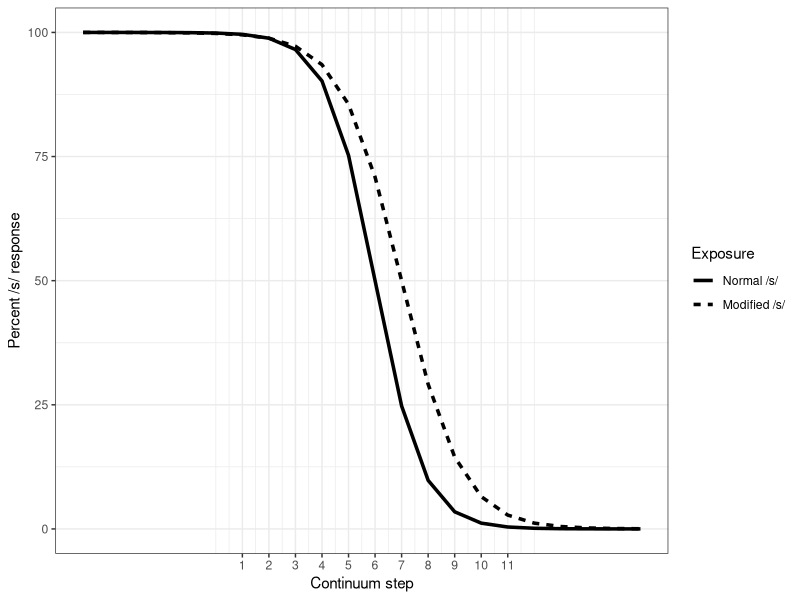
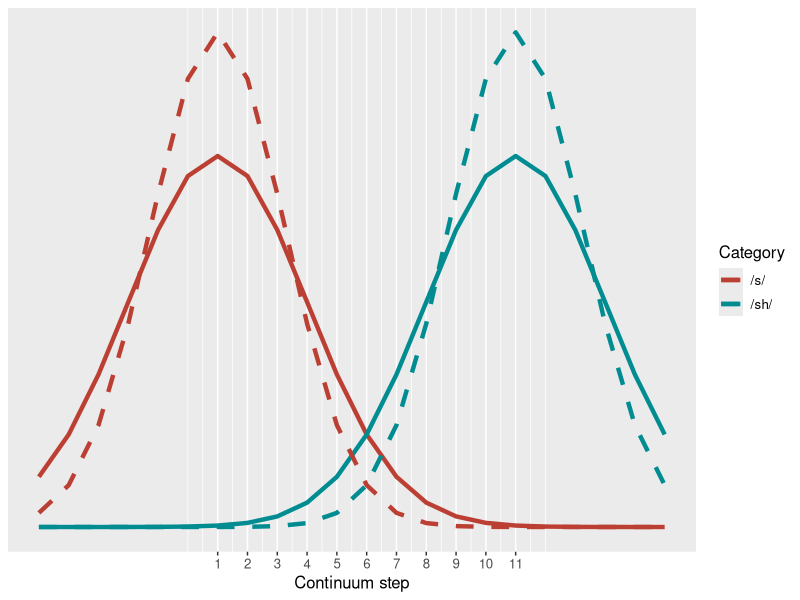
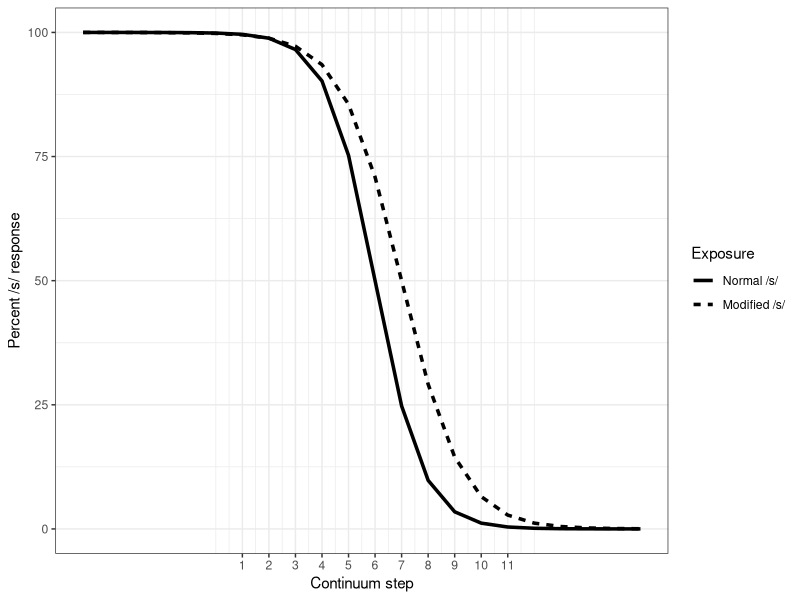
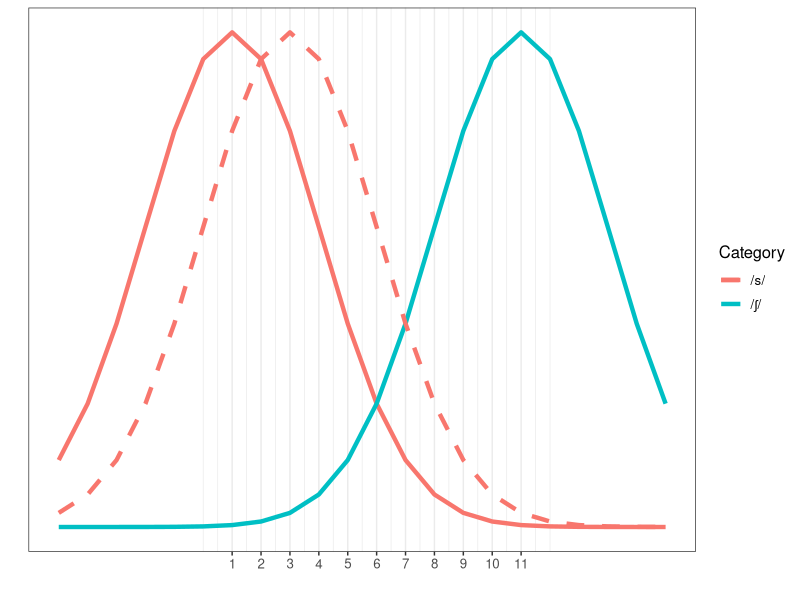
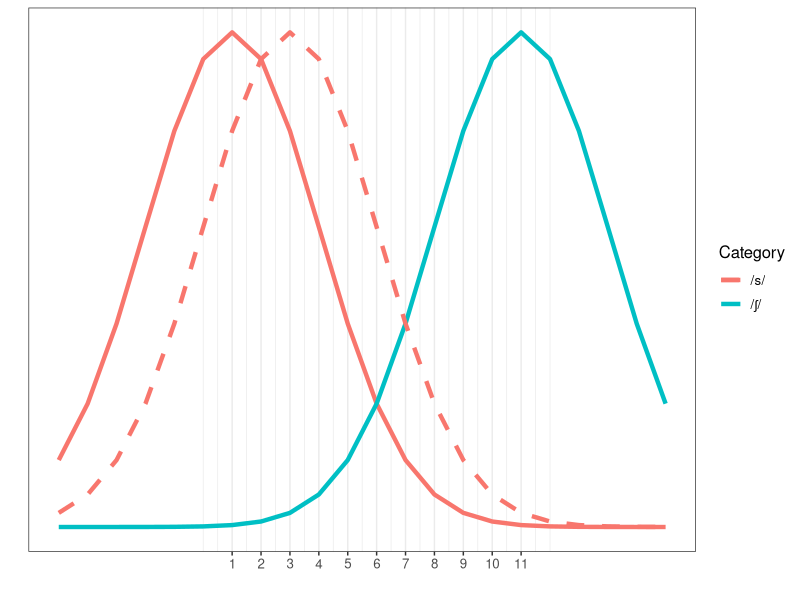
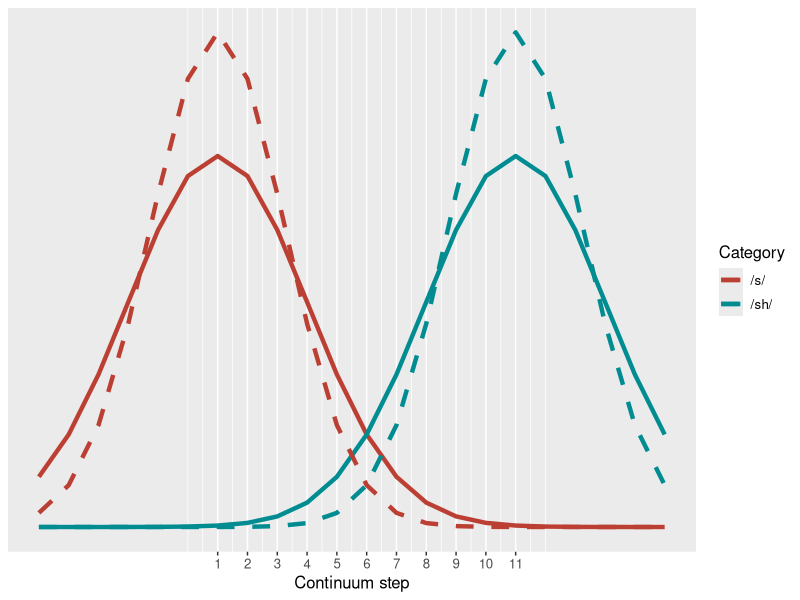

Write R code to recreate these figures, in order. (Note: this script raises an error after producing the figures.)
library(ggplot2)
library(grid)
library(Cairo)
setwd("~/GitHub/mcauliffe-phd/schemas")
votSeq <- seq(-10,21,by=1)
pmean <- 11
bmean <- 1
SD <- 3
classify <- expand.grid(VOT=votSeq,Exposure=c("Norm","Mod"))
classify$Resp <- 0
classify$Resp[classify$Exposure=="Norm"] <- 100/ (1+exp(((classify$VOT[classify$Exposure=="Norm"]-bmean)^2-(classify$VOT[classify$Exposure=="Norm"]-pmean)^2)/(2*SD^2)))
classify$Resp[classify$Exposure=="Mod"] <- 100/ (1+exp(((classify$VOT[classify$Exposure=="Mod"]-(bmean+2))^2-(classify$VOT[classify$Exposure=="Mod"]-pmean)^2)/(2*(SD)^2)))

ggplot(classify,aes(x=VOT,y=Resp,linetype=Exposure))+geom_line(lwd=1.2) + ylab("Percent /s/ response") + xlab("Continuum step")+ scale_y_continuous(limits=c(0,100)) + scale_x_continuous(limits =c(-5,16),breaks=1:11) + scale_linetype_discrete(labels=c("Normal /s/","Modified /s/")) + theme(text=element_text(size=12)) + theme_bw()
ggsave('../thesis/graphs/class.pdf',width = 6.49, height = 2.05,units='in',dpi=600)

dists <- expand.grid(VOT=votSeq,Category=c("/s/","/ʃ/"))
distMod <- expand.grid(VOT=votSeq,Category=c("/s/"))
distMod$Dens <-dnorm(distMod$VOT,mean=bmean+2,sd=SD)

dists$Dens <- 0
dists$Dens[dists$Category=="/s/"] <-dnorm(dists$VOT[dists$Category=="/s/"],mean=bmean,sd=SD)
dists$Dens[dists$Category=="/ʃ/"] <-dnorm(dists$VOT[dists$Category=="/ʃ/"],mean=pmean,sd=SD)

plot <- ggplot(dists,aes(x=VOT,y=Dens,colour=Category)) + geom_line(lwd=1.5)+geom_line(data=distMod,linetype=2,lwd=1.5) + xlab("Continuum step") + ylab("") + xlab("") + theme_bw() + theme(text=element_text(size=12))+ scale_colour_hue(labels = c('/s/','/ʃ/'))+ scale_x_continuous(limits =c(-5,16),breaks=1:11) + scale_y_continuous(breaks=c())
cairo_pdf('../thesis/graphs/dist.pdf', width = 6.49, height = 2.05)
plot
dev.off()
ggsave('../thesis/graphs/dist.pdf',width=160,height=50,units='mm',dpi=600)

dists <- expand.grid(VOT=votSeq,Category=c("/s/","/sh/"))
distMod <- expand.grid(VOT=votSeq,Category=c("/s/","/sh/"))
distMod$Dens <- 0
distMod$Dens[distMod$Category=="/s/"] <-dnorm(distMod$VOT[distMod$Category=="/s/"],mean=bmean,sd=SD-0.75)
distMod$Dens[distMod$Category=="/sh/"] <-dnorm(distMod$VOT[distMod$Category=="/sh/"],mean=pmean,sd=SD-0.75)

dists$Dens <- 0
dists$Dens[dists$Category=="/s/"] <-dnorm(dists$VOT[dists$Category=="/s/"],mean=bmean,sd=SD)
dists$Dens[dists$Category=="/sh/"] <-dnorm(dists$VOT[dists$Category=="/sh/"],mean=pmean,sd=SD)

ggplot(dists,aes(x=VOT,y=Dens,colour=Category)) + geom_line(lwd=1.5)+geom_line(data=distMod,linetype=2,lwd=1.5) + xlab("Continuum step") + ylab("Density") + theme(text=element_text(size=12),axis.title.y = element_blank(),axis.text.y = element_blank())+ scale_colour_hue(l=45)+ scale_x_continuous(limits =c(-5,16),breaks=1:11) + scale_y_continuous(breaks=c())
ggsave('../thesis/graphs/distAttention.pdf',width=160,height=50,units='mm',dpi=600)

classify <- expand.grid(VOT=votSeq)
classify$Resp <- 0
classify$Resp <- 100/ (1+exp(((classify$VOT-bmean)^2-(classify$VOT-pmean)^2)/(2*SD^2)))
theme_set(theme_bw())
classplot <- ggplot(classify,aes(x=VOT,y=Resp))+geom_line(lwd=1.2) + ylab("Percent identified as voiced stop") + xlab("VOT (ms)")+ scale_y_continuous(limits=c(0,100)) + opts(title="Classification function of VOT continuum\nbetween voiced and voiceless stop",plot.title = theme_text(size=40, face="bold"),axis.text.x=theme_text(size=24),axis.text.y=theme_text(size=24),axis.title.x=theme_text(size=36,vjust=-3),axis.title.y=theme_text(size=36,angle=90,vjust=-0.01),plot.margin = unit(c(0, 0, 1, 1), "cm")) + geom_vline(xintercept=mean(classify[classify$Resp<81&classify$Resp>79,]$VOT),linetype=2,lwd=1.2,colour="red") + geom_vline(xintercept=mean(classify[classify$Resp<21&classify$Resp>19,]$VOT),linetype=2,lwd=1.2,colour="red") + xlim(c(10,60))
print(classplot)
ggsave(filename=paste(graphdir,"ClassRange.pdf",sep=""),plot=classplot)

vots <- seq(25,75,length=50)

trials <- expand.grid(Trial=seq(1,50,by=1),Group=c("Random","Upshift","Stable"))
trials$VOT <- 0
trials$VOT[trials$Group=="Random"] <- sample(vots,50,replace=T)
trials$VOT[trials$Group=="Upshift"] <- vots
trials$VOT[trials$Group=="Stable"] <- 25

trialplot <- ggplot(trials,aes(x=Trial,y=VOT,colour=Group))+geom_line(lwd=1.2) + xlab("Trial number") + ylab("Percent identified as voiced stop") + ylim(c(0,100)) + scale_y_continuous(limits=c(0,100)) + opts(title="Group differences in stimuli presentation\n",plot.title = theme_text(size=40, face="bold"),axis.text.x=theme_text(size=24),axis.text.y=theme_text(size=24),axis.title.x=theme_text(size=36,vjust=-3),axis.title.y=theme_text(size=36,angle=90,vjust=-0.01),legend.text=theme_text(size=28,lineheight=2),legend.title=theme_text(size=30,face="bold"),legend.key.size=unit(2,"cm"),plot.margin = unit(c(0, 0, 1, 1), "cm"))+ scale_colour_hue(l=45,guide=guide_legend(override.aes=list(size=5)))
print(trialplot)
ggsave(filename=paste(graphdir,"Trial.pdf",sep=""),plot=trialplot)



dists <- expand.grid(VOT=votSeq,Category=c("/s/","/ʃ/"),Type=c('Isolation','Predictable'))
dists$Dens <- 0
dists[dists$Category=="/s/" & dists$Type == 'Isolation',]$Dens <-dnorm(dists[dists$Category=="/s/"& dists$Type == 'Isolation',]$VOT,mean=bmean,sd=SD)
dists[dists$Category=="/ʃ/" & dists$Type == 'Isolation',]$Dens <-dnorm(dists[dists$Category=="/ʃ/"& dists$Type == 'Isolation',]$VOT,mean=pmean,sd=SD)
dists[dists$Category=="/s/" & dists$Type == 'Predictable',]$Dens <-dnorm(dists[dists$Category=="/s/" & dists$Type == 'Predictable',]$VOT,mean=bmean,sd=SD+2)
dists[dists$Category=="/ʃ/" & dists$Type == 'Predictable',]$Dens <-dnorm(dists[dists$Category=="/ʃ/" & dists$Type == 'Predictable',]$VOT,mean=pmean,sd=SD+2)

points <- data.frame(x=rep(0,40),y=rep(0,40),Experiment = 'Experiment 1')
points$Experiment <- as.character(points$Experiment)
points[1:20,]$x <- rnorm(20,5,1)
points[21:40,]$x <- rnorm(20,8,1)
points[21:40,]$Experiment <- 'Experiment 2'

means <- data.frame(X = c(5, 8), Experiment = c('Experiment 1','Experiment 2' ))

CairoPDF('../thesis/graphs/distPred.pdf',width=6.69,height=3.15)
ggplot(dists,aes(x=VOT,y=Dens, colour=Category)) + geom_line(aes(linetype =NULL),lwd=1.5) + xlab("Continuum step") + ylab("Density") +theme_bw() + theme(text=element_text(size=12),axis.title.y = element_blank(),axis.text.y = element_blank(),axis.title.x = element_blank(),axis.text.x = element_blank()) + scale_y_continuous(breaks=c())+geom_point(data=points,aes(x=x,y=y, shape = Experiment, linetype=NULL), colour='black',position=position_jitter(width=0.005,height=0.002), show_guide=F) + facet_grid(~Type) + geom_vline(data=means,aes(xintercept=X,linetype=Experiment)) + scale_x_continuous(limits=c(-3,15), breaks =c()) + geom_hline(y=0) + scale_colour_manual(labels = c('/s/', '/ʃ/'),values = c("#0072B2", "#D55E00")) + scale_shape_discrete(name='Modified /s/\ncategory') + scale_linetype_discrete(name='Modified /s/\ncategory')
dev.off()
ggsave('../thesis/graphs/distAttention.pdf',width=160,height=50,units='mm',dpi=600)
